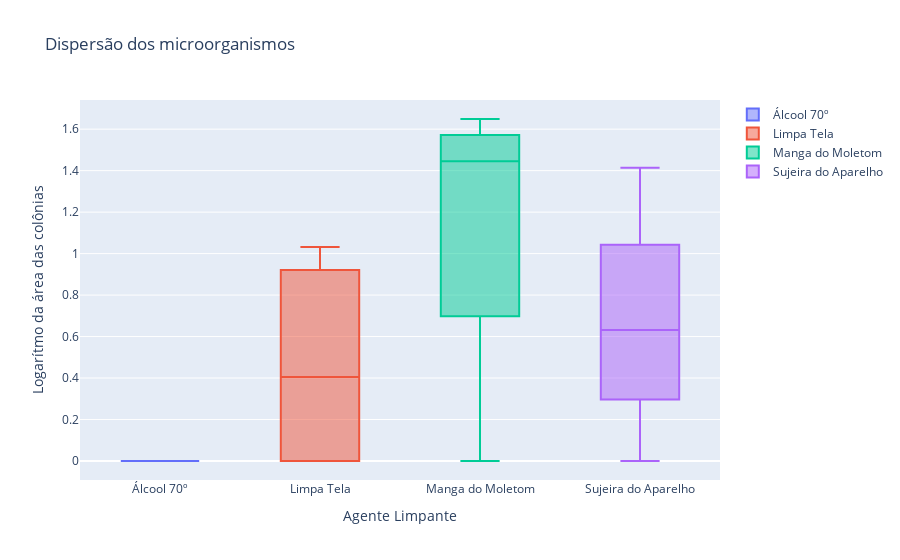

The cell this chart's notebook holds for it:
### Code cell
trace1 = go.Box(y = data['Álcool 70º'], name = 'Álcool 70º')
trace2 = go.Box(y = data['Limpa Tela'], name = 'Limpa Tela')
trace3 = go.Box(y = data['Manga do Moletom'], name = 'Manga do Moletom')
trace4 = go.Box(y = data['Sujeira do Aparelho'], name = 'Sujeira do Aparelho')
ai=[trace1,trace2,trace3,trace4]
layout = go.Layout(title='Dispersão dos microorganismos', 
                   xaxis={'title': 'Agente Limpante'},
                   yaxis={'title': 'Logarítmo da área das colônias'})
fig=go.Figure(data=ai,layout=layout)
py.iplot(fig)

### Figure 1 — Plotly figure (JSON) as saved in the notebook; plotly's stock layout.template omitted (floating-point values rounded to 4 significant figures)
{"data": [{"name": "Álcool 70º", "type": "box", "y": [0, 0, 0, 0]}, {"name": "Limpa Tela", "type": "box", "y": [0, 0, 0.8093, 1.032]}, {"name": "Manga do Moletom", "type": "box", "y": [0, 1.397, 1.495, 1.649]}, {"name": "Sujeira do Aparelho", "type": "box", "y": [0, 0.5934, 0.6706, 1.414]}], "layout": {"autosize": true, "title": {"text": "Dispersão dos microorganismos"}, "xaxis": {"autorange": true, "range": [-0.5, 3.5], "title": {"text": "Agente Limpante"}, "type": "category"}, "yaxis": {"autorange": true, "range": [-0.09161, 1.741], "title": {"text": "Logarítmo da área das colônias"}, "type": "linear"}}}
